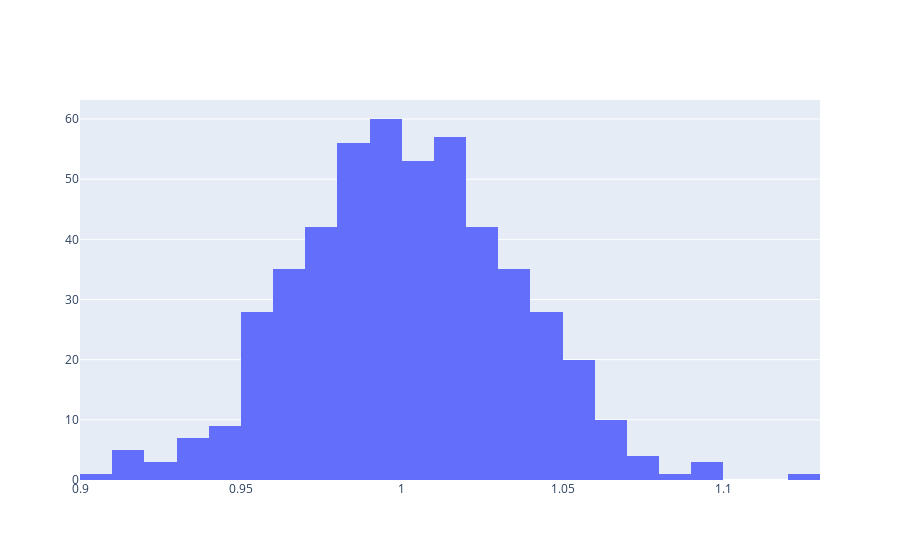

Write notebook code for a chart like this one.
### Code cell
means = [expon.rvs(size = 1000).mean() for _ in range(500)]

fig = go.Figure(data = go.Histogram(x = means))
fig.show()

### Figure 1 — Plotly figure (JSON) as saved in the notebook; plotly's stock layout.template omitted (floating-point values rounded to 4 significant figures; data arrays with more than 128 entries replaced by an {"elided": "..."} marker saying what was removed)
{"data": [{"type": "histogram", "x": {"elided": "500 float values"}}], "layout": {"autosize": true, "xaxis": {"autorange": true, "range": [0.9, 1.13], "type": "linear"}, "yaxis": {"autorange": true, "range": [0, 63.16]}}}
